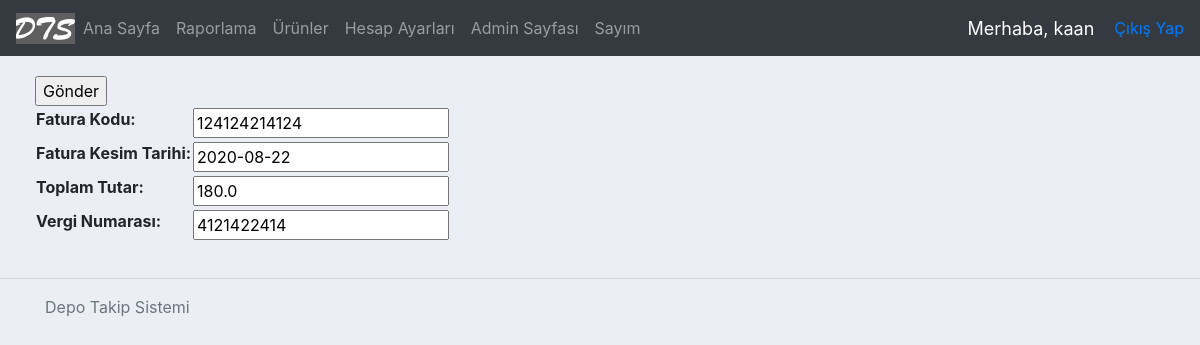
Page /updateInvoice/53 (signed in) on the earlier database version.
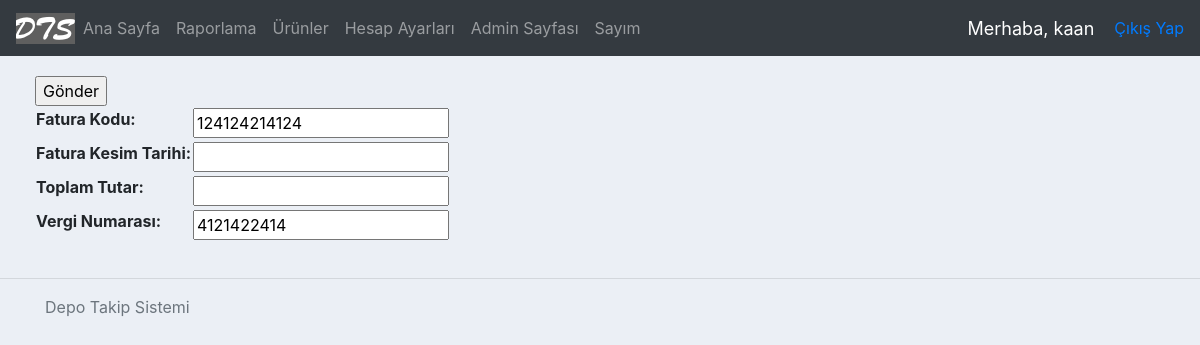
Same page on the later database version.
### accounts/models.py (models this page shows, shortened)
class Invoice(models.Model): #fatura
    invoiceCode = models.CharField( max_length = 200 )
    vendor = models.CharField( max_length=200, blank=True, null=True ) #faturayı kesen firma
    date = models.DateField( blank=True, null=True) #fatura kesim tarihi
    sum = models.FloatField( blank=True, null=True ) #tutar
    taxNo = models.CharField( max_length=200, blank=True, null=True ) #vergi numarası
    history = HistoricalRecords()

### accounts/decorators.py (the view)
        def wrapper_func(request, *args, **kwargs):
            group = None
            if request.user.groups.exists():
                group = request.user.groups.all()[0].name
            if group in allowed_roles:
                return view_func(request, *args, **kwargs)
            else:
                return HttpResponse('Bu işlemi yapmaya yetkiniz yok.')

### accounts/forms.py
class InvoiceForm(ModelForm):
    class Meta:
        model = Invoice
        fields = ['invoiceCode', 'date', 'sum', 'taxNo']
        labels = {
            'invoiceCode' : 'Fatura Kodu',
            'date' : 'Fatura Kesim Tarihi',
            'sum' : 'Toplam Tutar',
            'taxNo' : 'Vergi Numarası',
        }

### accounts/views.py (called while the page is built)
@login_required(login_url='login')
@allowed_users(allowed_roles=['admin'])
def updateInvoice(request, pk):
    invoice = Invoice.objects.get(id=pk)
    form = InvoiceForm(instance = invoice)
    if request.method == 'POST':
        form = InvoiceForm(request.POST, instance = invoice)
        if form.is_valid():
            form.save()
            return redirect('/')
    context = { 'form': form }
    return render(request, 'accounts/invoice-form.html', context)

### accounts/templates/accounts/invoice-form.html (shortened to what this page needs)
{% extends 'accounts/main.html' %}
{% load static %}
{% block content %}
<div class="row">
    <div class="col-md">
        <div class="car card-body">
            <table>
                <form action="" method="POST">
                    {{ form.as_table }}
                    <input type="submit" name="Submit" value="Gönder">
                </form>
            </table>
        </div>
    </div>
</div>
{% endblock %}

Differences in the rows shown:
changed Invoice: date "2020-08-22" → (not shown); sum "180.0" → (not shown)
